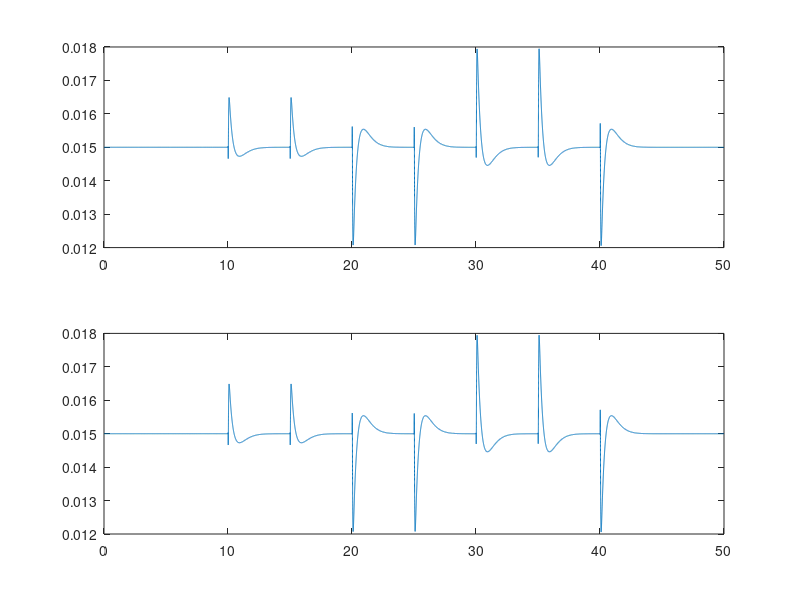
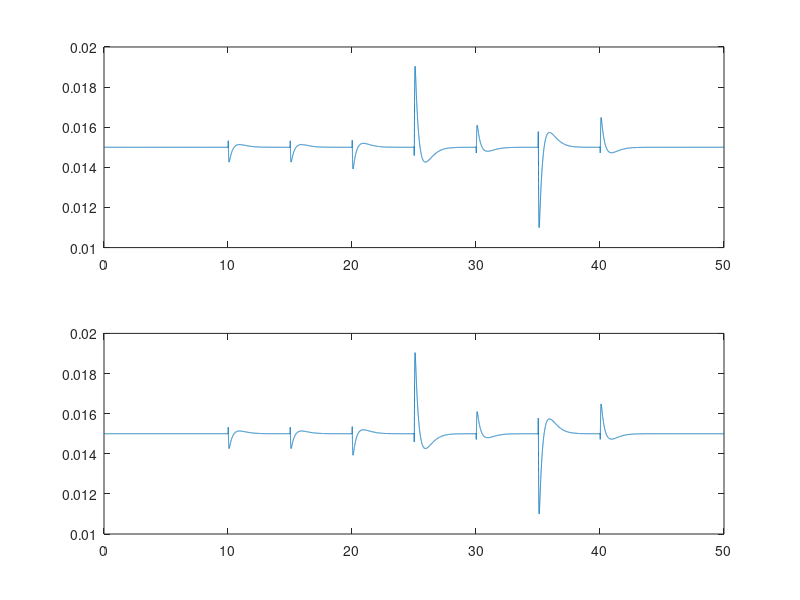
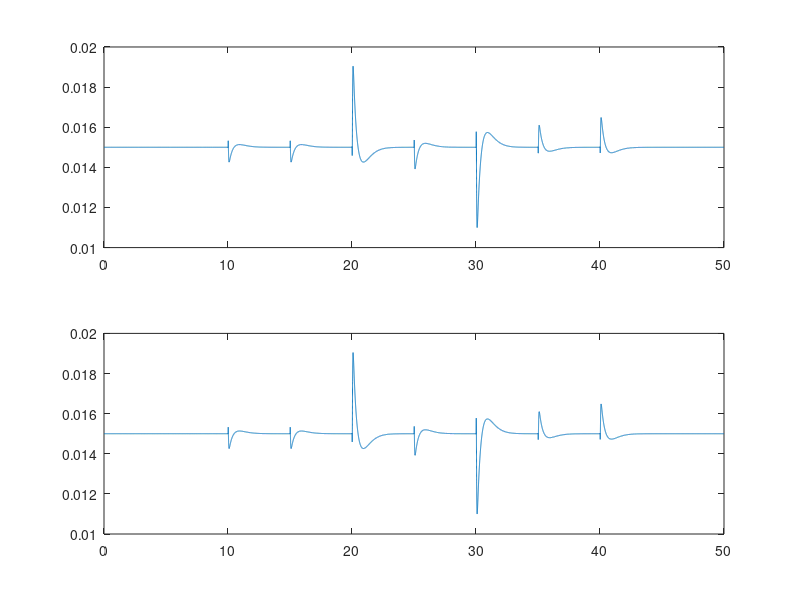
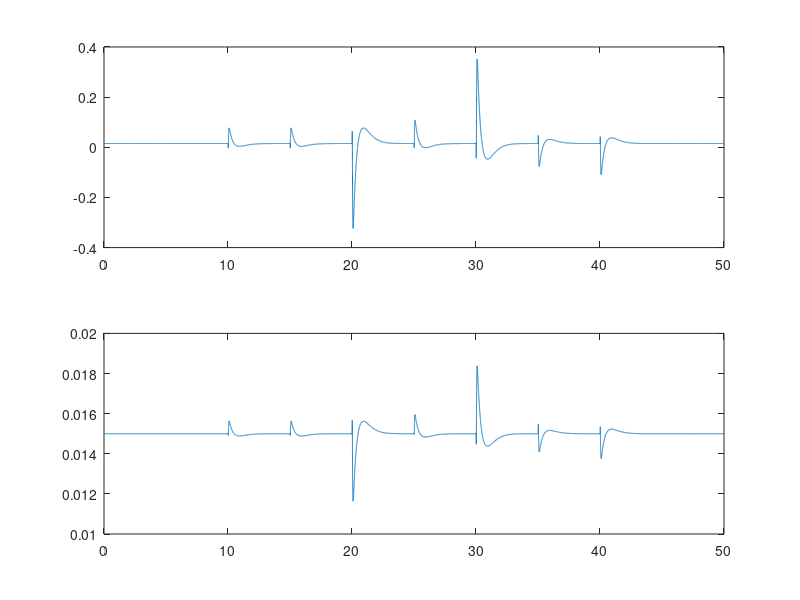

Write the MATLAB code that produced these figures, in order.
clc
close all
clear all

load("donnees_prof_nl.mat")
%%%%%%%%%%%%%%%%
%Cette section contiendra les calculs afin de déteminer la valeur des
%paramètres des force. Pour le moment, des valeurs temporaires sont mises
r_abc = 95.2*10^-3;
r_def = 80*10^-1;

Xa = r_abc;
Ya = 0;
Za = 0;
Xb = -r_abc*sin(deg2rad(30));
Yb = r_abc*cos(deg2rad(30));
Zb = 0;
Xc = -r_abc*sin(deg2rad(30));
Yc = -r_abc*cos(deg2rad(30));
Zc = 0;

Xd = r_def*sind(30);
Yd = r_def*cosd(30);
Xe = -r_def*sind(30);
Ye = 0
Xf = r_def*sind(30);
Yf = -r_def*cosd(30);



%%%%%%%%%%%%%%%%


X_ai = Xa;
Y_ai = Ya;
X_bi = Xb;
Y_bi = Yb;
X_ci = Xc;
Y_ci = Yc;

%% Test de la conversion de position (Version matlab)
z_a = Pz - Xa.*Ay + Ya.*Ax;
z_b = Pz - Xb.*Ay + Yb.*Ax;
z_c = Pz - Xc.*Ay + Yc.*Ax;
z_d = Pz - Xd.*Ay + Yd.*Ax;
z_e = Pz - Xe.*Ay + Ye.*Ax;
z_f = Pz - Xf.*Ay + Yf.*Ax;

figure();
hold on;
subplot(2,1,1)
plot(tsim, z_a)
subplot(2,1,2)
plot(tsim, zA)

figure();
hold on;
subplot(2,1,1)
plot(tsim, z_b)
subplot(2,1,2)
plot(tsim, zB)

figure();
hold on;
subplot(2,1,1)
plot(tsim, z_c)
subplot(2,1,2)
plot(tsim, zC)

figure();
hold on;
subplot(2,1,1)
plot(tsim, z_d)
subplot(2,1,2)
plot(tsim, zD)

figure();
hold on;
subplot(2,1,1)
plot(tsim, z_e)
subplot(2,1,2)
plot(tsim, zE)

figure();
hold on;
subplot(2,1,1)
plot(tsim, z_f)
subplot(2,1,2)
plot(tsim, zF)